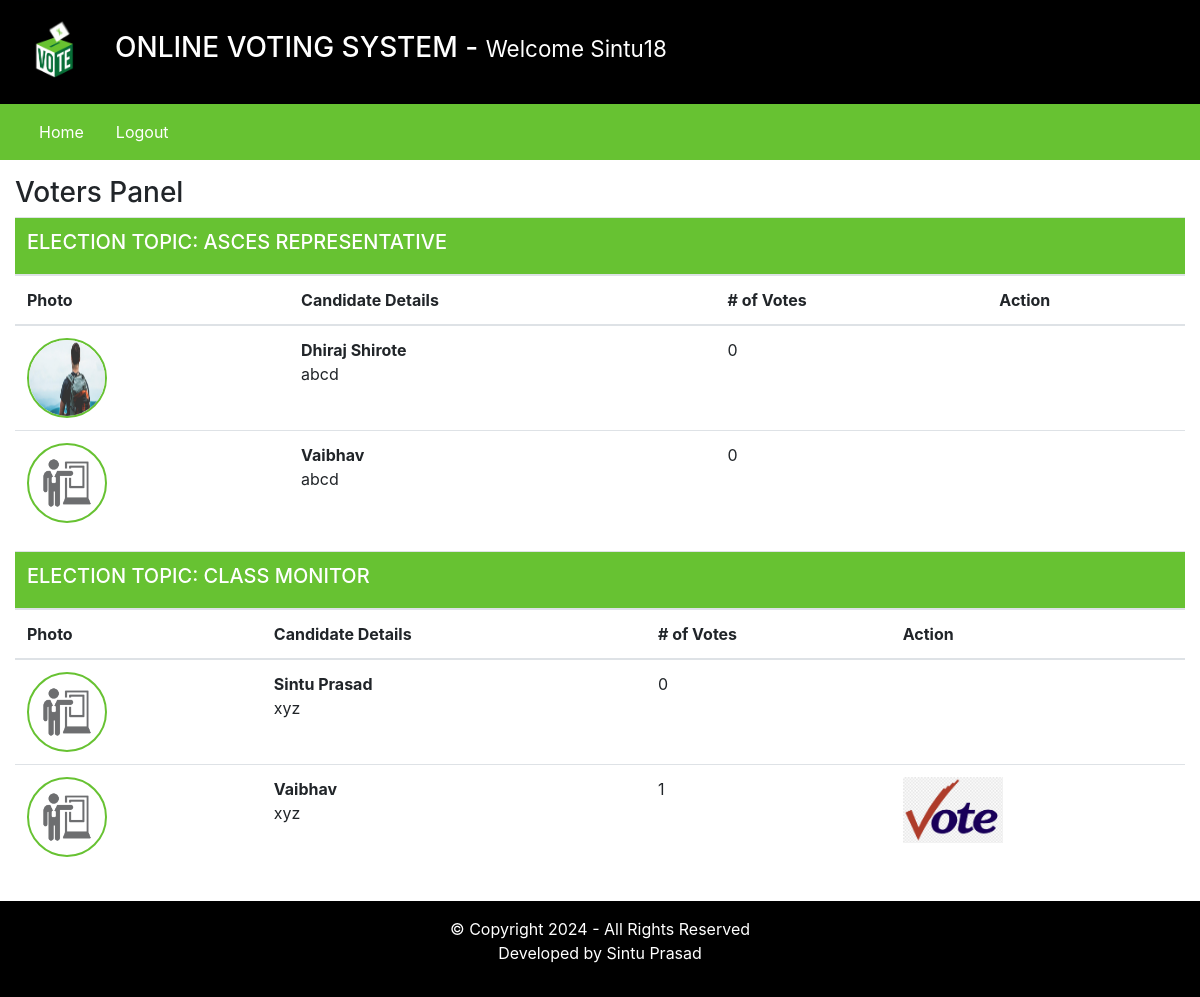
Page /voters/index.php (signed in) on the committed database.
### tables this page shows
CREATE TABLE `elections` (
  `id` int(11) NOT NULL,
  `election_topic` varchar(255) DEFAULT NULL,
  `no_of_candidates` int(11) DEFAULT NULL,
  `starting_date` date DEFAULT NULL,
  `ending_date` date DEFAULT NULL,
  `status` varchar(45) DEFAULT NULL,
  `inserted_by` varchar(255) DEFAULT NULL,
  `inserted_on` date DEFAULT NULL
);

CREATE TABLE `candidate_details` (
  `id` int(11) NOT NULL,
  `election_id` int(11) DEFAULT NULL,
  `candidate_name` varchar(255) DEFAULT NULL,
  `candidate_details` text DEFAULT NULL,
  `candidate_photo` text DEFAULT NULL,
  `inserted_by` varchar(255) DEFAULT NULL,
  `inserted_on` date DEFAULT NULL
);

### voters/index.php (the view, shortened to what this page needs)
<?php
    require_once("inc/header.php");
    require_once("inc/navigation.php");
?>
    <div class="row my-3">
        <div class="col-12">
            <h3> Voters Panel </h3>
            <?php
                $fetchingActiveElections = mysqli_query($db, "SELECT * FROM elections WHERE status = 'Active'") or die(mysqli_error($db));
                $totalActiveElections = mysqli_num_rows($fetchingActiveElections);
                if($totalActiveElections > 0)
                {
                    while($data = mysqli_fetch_assoc($fetchingActiveElections))
                    {
                        $election_id = $data['id'];
                        $election_topic = $data['election_topic'];
                ?>
                        <table class="table">
                            <thead>
                                <tr>
                                    <th colspan="4" class="bg-green text-white"><h5> ELECTION TOPIC: <?php echo strtoupper($election_topic); ?></h5></th>
                                </tr>
                                <tr>
                                    <th> Photo </th>
                                    <th> Candidate Details </th>
                                    <th> # of Votes </th>
                                    <th> Action </th>
                                </tr>
                            </thead>
                            <tbody>
                            <?php
                                $fetchingCandidates = mysqli_query($db, "SELECT * FROM candidate_details WHERE election_id = '". $election_id ."'") or die(mysqli_error($db));
                                while($candidateData = mysqli_fetch_assoc($fetchingCandidates))
                                {
                                    $candidate_id = $candidateData['id'];
                                    $candidate_photo = $candidateData['candidate_photo'];
                                    $fetchingVotes = mysqli_query($db, "SELECT * FROM votings WHERE candidate_id = '". $candidate_id . "'") or die(mysqli_error($db));
                                    $totalVotes = mysqli_num_rows($fetchingVotes);
                            ?>
                                    <tr>
                                        <td> <img src="<?php echo $candidate_photo; ?>" class="candidate_photo"> </td>
                                        <td><?php echo "<b>" . $candidateData['candidate_name'] . "</b><br />" . $candidateData['candidate_details']; ?></td>
                                        <td><?php echo $totalVotes; ?></td>
                                        <td>
                                    <?php
                                            $checkIfVoteCasted = mysqli_query($db, "SELECT * FROM votings WHERE voters_id = '". $_SESSION['user_id'] ."' AND election_id = '". $election_id ."'") or die(mysqli_error($db));
                                            $isVoteCasted = mysqli_num_rows($checkIfVoteCasted);
                                            if($isVoteCasted > 0)
                                            {
                                                $voteCastedData = mysqli_fetch_assoc($checkIfVoteCasted);
                                                $voteCastedToCandidate = $voteCastedData['candidate_id'];
                                                if($voteCastedToCandidate == $candidate_id)
                                                {
                                    ?>
                                                    <img src="../assets/images/vote.png" width="100px;">
                                    <?php
                                                }
                                            }else {
                                    ?>
                                                <button class="btn btn-md btn-success" onclick="CastVote(<?php echo $election_id; ?>, <?php echo $candidate_id; ?>, <?php echo $_SESSION['user_id']; ?>)"> Vote </button>
                                    <?php
                                            }
                                    ?>
                                    </td>
                                    </tr>
                            <?php
                                }
                            ?>
                            </tbody>
                        </table>
                <?php
                    }
                }else {
                    echo "No any active election.";
                }
            ?>
        </div>
    </div>
<?php
    require_once("inc/footer.php");
?>

### assets/css/style.css (style rules this page uses)
.text-white { color: #fff; }
.bg-green { background-color: #67C232; }
.candidate_photo { width: 80px; height: 80px; border: 2px solid #67C232; border-radius: 100%; }

### rows in the picture
elections: election_topic "ASCES REPRESENTATIVE"
candidate_details: candidate_photo (picture), candidate_name "Dhiraj Shirote", candidate_details "abcd", totalVotes "0"
candidate_details: candidate_photo (picture), candidate_name "Vaibhav", candidate_details "abcd", totalVotes "0"
elections: election_topic "CLASS MONITOR"
candidate_details: candidate_photo (picture), candidate_name "Sintu Prasad", candidate_details "xyz", totalVotes "0"
candidate_details: candidate_photo (picture), candidate_name "Vaibhav", candidate_details "xyz", totalVotes "1"

### other values in the picture
$_SESSION['username'] "Sintu18"
